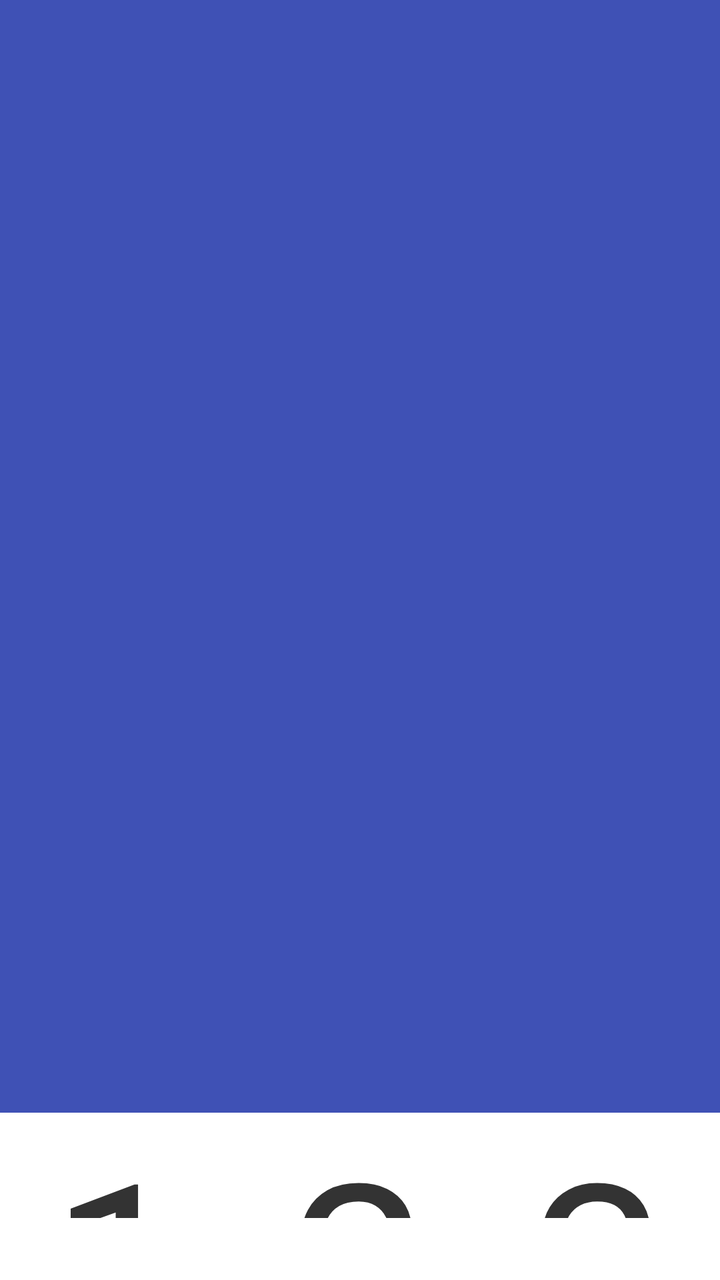
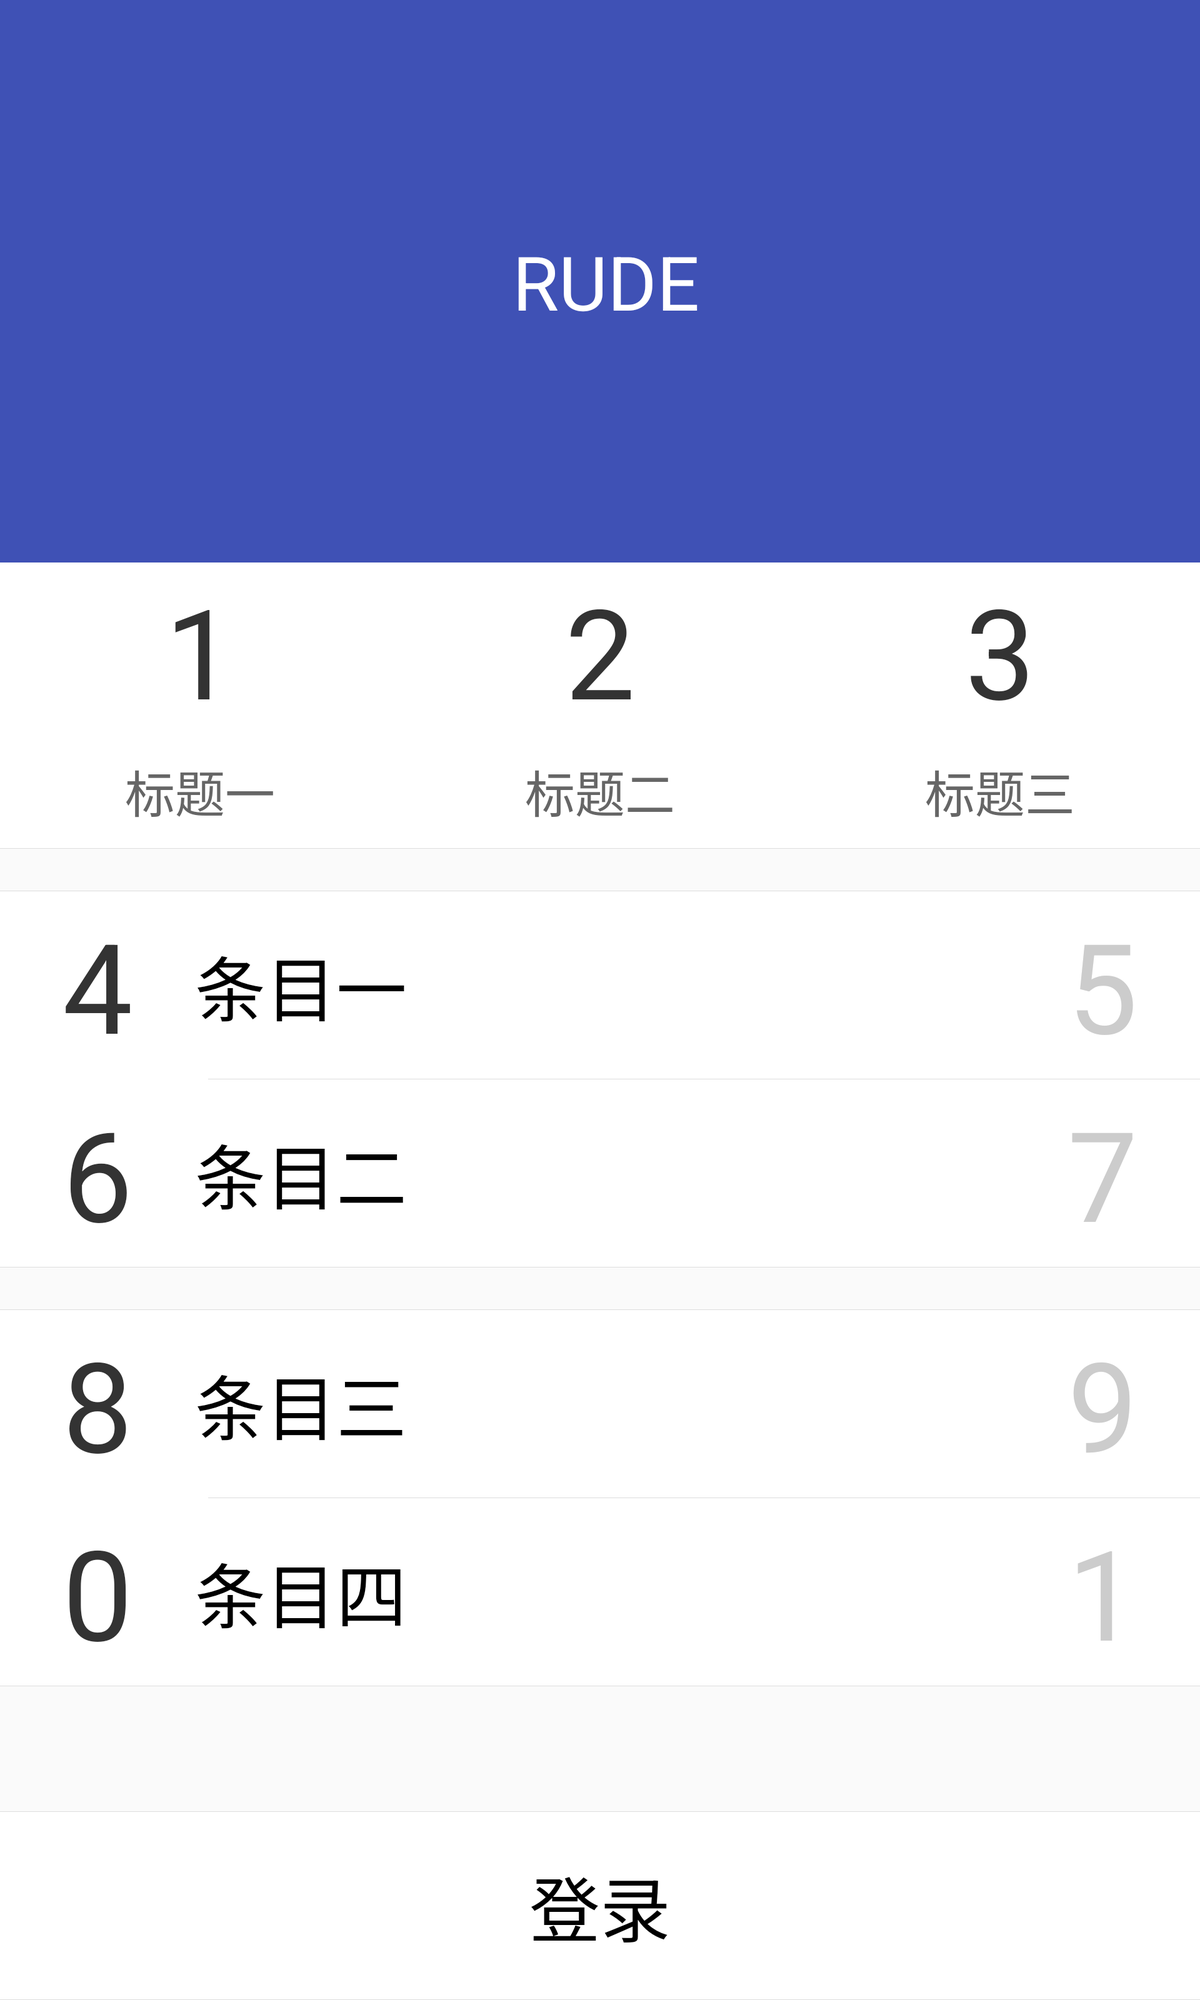

One screen, two layout resources from the same app: the default and the repository's alternative for another configuration. Each is rendered where Android would select it; the XML of both is given below.
<!-- AndroidManifest.xml: application theme MyTheme -->
<!-- res/layout/activity_adaptation.xml -->
<?xml version="1.0" encoding="utf-8"?>
<layout xmlns:android="http://schemas.android.com/apk/res/android"
    xmlns:tools="http://schemas.android.com/tools">
    <data>
    </data>
    <LinearLayout
        android:layout_width="match_parent"
        android:layout_height="match_parent"
        android:orientation="vertical"
        tools:context="com.example.lfy.basicframes.ui.activity.AdaptationActivity">


        <LinearLayout
            android:layout_width="match_parent"
            android:layout_height="270pt"
            android:background="@color/colorPrimary"
            android:gravity="center_vertical"
            android:orientation="horizontal">

            <ImageView
                android:src="@mipmap/ic_launcher_round"
                android:layout_width="126pt"
                android:layout_height="126pt"
                android:layout_marginLeft="60pt" />

            <TextView
                android:layout_width="wrap_content"
                android:layout_height="wrap_content"
                android:layout_marginLeft="60pt"
                android:text='RUDE'
                android:textColor="@android:color/white"
                android:textSize="36pt" />


        </LinearLayout>

        <LinearLayout
            android:paddingBottom="10pt"
            android:paddingTop="2pt"
            android:layout_width="match_parent"
            android:layout_height="wrap_content"
            android:background="@android:color/white"
            android:gravity="center_vertical"
            android:orientation="horizontal">

            <LinearLayout
                android:layout_width="0dp"
                android:layout_height="match_parent"
                android:layout_weight="1"
                android:gravity="center"
                android:orientation="vertical">

                <TextView
                    android:layout_width="wrap_content"
                    android:layout_height="wrap_content"
                    android:gravity="center"
                    android:text="1"
                    android:textColor="#333333"
                    android:textSize="60pt" />

                <TextView
                    android:layout_width="wrap_content"
                    android:layout_height="wrap_content"
                    android:layout_marginTop="10pt"
                    android:text="标题一"
                    android:textColor="#666666"
                    android:textSize="24pt" />

            </LinearLayout>

            <LinearLayout
                android:layout_width="0dp"
                android:layout_height="match_parent"
                android:layout_weight="1"
                android:gravity="center"
                android:orientation="vertical">

                <TextView
                    android:layout_width="wrap_content"
                    android:layout_height="wrap_content"
                    android:gravity="center"
                    android:text="2"
                    android:textColor="#333333"
                    android:textSize="60pt" />


                <TextView
                    android:layout_width="wrap_content"
                    android:layout_height="wrap_content"
                    android:layout_marginTop="10pt"
                    android:text="标题二"
                    android:textColor="#666666"
                    android:textSize="24pt" />

            </LinearLayout>

            <LinearLayout
                android:layout_width="0dp"
                android:layout_height="match_parent"
                android:layout_weight="1"
                android:gravity="center"
                android:orientation="vertical">

                <TextView
                    android:layout_width="wrap_content"
                    android:layout_height="wrap_content"
                    android:gravity="center"
                    android:text="3"
                    android:textColor="#333333"
                    android:textSize="60pt" />


                <TextView
                    android:layout_width="wrap_content"
                    android:layout_height="wrap_content"
                    android:layout_marginTop="10pt"
                    android:text="标题三"
                    android:textColor="#666666"
                    android:textSize="24pt" />

            </LinearLayout>


        </LinearLayout>

        <View
            android:layout_width="match_parent"
            android:layout_height="0.5dp"
            android:background="#DDDDDD" />

        <View
            android:layout_width="match_parent"
            android:layout_height="0.5dp"
            android:layout_marginTop="20pt"
            android:background="#DDDDDD" />

        <LinearLayout
            android:layout_width="match_parent"
            android:layout_height="90pt"
            android:background="@android:color/white"
            android:gravity="center_vertical"
            android:orientation="horizontal"
            android:paddingLeft="30pt"
            android:paddingRight="30pt">

            <TextView
                android:layout_width="wrap_content"
                android:layout_height="wrap_content"
                android:gravity="center"
                android:text="4"
                android:textColor="#333333"
                android:textSize="60pt" />

            <TextView
                android:layout_width="0dp"
                android:layout_height="wrap_content"
                android:layout_marginLeft="30pt"
                android:layout_weight="1"
                android:text="条目一"
                android:textColor="@android:color/black"
                android:textSize="34pt" />

            <TextView
                android:layout_width="wrap_content"
                android:layout_height="wrap_content"
                android:gravity="center"
                android:text="5"
                android:textColor="#cccccc"
                android:textSize="60pt" />


        </LinearLayout>

        <LinearLayout
            android:layout_width="match_parent"
            android:layout_height="0.5dp"
            android:background="@android:color/white">

            <View
                android:layout_width="match_parent"
                android:layout_height="match_parent"
                android:layout_marginLeft="100pt"
                android:background="#DDDDDD" />

        </LinearLayout>

        <LinearLayout
            android:layout_width="match_parent"
            android:layout_height="90pt"
            android:background="@android:color/white"
            android:gravity="center_vertical"
            android:orientation="horizontal"
            android:paddingLeft="30pt"
            android:paddingRight="30pt">

            <TextView
                android:layout_width="wrap_content"
                android:layout_height="wrap_content"
                android:gravity="center"
                android:text="6"
                android:textColor="#333333"
                android:textSize="60pt" />


            <TextView
                android:layout_width="0dp"
                android:layout_height="wrap_content"
                android:layout_marginLeft="30pt"
                android:layout_weight="1"
                android:text="条目二"
                android:textColor="@android:color/black"
                android:textSize="34pt" />

            <TextView
                android:layout_width="wrap_content"
                android:layout_height="wrap_content"
                android:gravity="center"
                android:text="7"
                android:textColor="#cccccc"
                android:textSize="60pt" />

        </LinearLayout>

        <View
            android:layout_width="match_parent"
            android:layout_height="0.5dp"
            android:background="#DDDDDD" />

        <View
            android:layout_width="match_parent"
            android:layout_height="0.5dp"
            android:layout_marginTop="20pt"
            android:background="#DDDDDD" />

        <LinearLayout
            android:layout_width="match_parent"
            android:layout_height="90pt"
            android:background="@android:color/white"
            android:gravity="center_vertical"
            android:orientation="horizontal"
            android:paddingLeft="30pt"
            android:paddingRight="30pt">

            <TextView
                android:layout_width="wrap_content"
                android:layout_height="wrap_content"
                android:gravity="center"
                android:text="8"
                android:textColor="#333333"
                android:textSize="60pt" />

            <TextView
                android:id="@+id/textView5"
                android:layout_width="0dp"
                android:layout_height="wrap_content"
                android:layout_marginLeft="30pt"
                android:layout_weight="1"
                android:text="条目三"
                android:textColor="@android:color/black"
                android:textSize="34pt" />

            <TextView
                android:layout_width="wrap_content"
                android:layout_height="wrap_content"
                android:gravity="center"
                android:text="9"
                android:textColor="#cccccc"
                android:textSize="60pt" />

        </LinearLayout>

        <LinearLayout
            android:layout_width="match_parent"
            android:layout_height="0.5dp"
            android:background="@android:color/white">

            <View
                android:layout_width="match_parent"
                android:layout_height="match_parent"
                android:layout_marginLeft="100pt"
                android:background="#DDDDDD" />

        </LinearLayout>

        <LinearLayout
            android:layout_width="match_parent"
            android:layout_height="90pt"
            android:background="@android:color/white"
            android:gravity="center_vertical"
            android:orientation="horizontal"
            android:paddingLeft="30pt"
            android:paddingRight="30pt">

            <TextView
                android:id="@+id/iconfontTextView"
                android:layout_width="wrap_content"
                android:layout_height="wrap_content"
                android:gravity="center"
                android:text="0"
                android:textColor="#333333"
                android:textSize="60pt" />


            <TextView
                android:layout_width="0dp"
                android:layout_height="wrap_content"
                android:layout_marginLeft="30pt"
                android:layout_weight="1"
                android:text="条目四"
                android:textColor="@android:color/black"
                android:textSize="34pt" />

            <TextView
                android:layout_width="wrap_content"
                android:layout_height="wrap_content"
                android:gravity="center"
                android:text="1"
                android:textColor="#cccccc"
                android:textSize="60pt" />

        </LinearLayout>

        <View
            android:layout_width="match_parent"
            android:layout_height="0.5dp"
            android:background="#DDDDDD" />

        <View
            android:layout_width="match_parent"
            android:layout_height="0.5dp"
            android:layout_marginTop="60pt"
            android:background="#DDDDDD" />

        <TextView
            android:layout_width="match_parent"
            android:layout_height="90pt"
            android:background="@android:color/white"
            android:gravity="center"
            android:text="登录"
            android:textColor="@android:color/black"
            android:textSize="34pt" />

        <View
            android:layout_width="match_parent"
            android:layout_height="0.5dp"
            android:background="#DDDDDD" />

    </LinearLayout>

</layout>
<!-- resources referenced by this layout -->
<resources>
  <color name="colorPrimary">#3F51B5</color>
  <style name="MyTheme" parent="Theme.AppCompat.Light.NoActionBar">
          <item name="background">@android:color/transparent</item>
          <item name="android:windowNoTitle">true</item>
          <item name="android:configChanges">keyboardHidden|orientation|screenSize</item>
          <item name="android:screenOrientation">portrait</item>//竖屏
          <item name="android:windowAnimationStyle">@style/AnimFade</item>
      </style>
  <style name="AnimFade" parent="@android:style/Animation.Activity">
          <item name="android:activityOpenEnterAnimation">@anim/slide_right_in</item>
          <item name="android:activityOpenExitAnimation">@anim/slide_left_out</item>
          <item name="android:activityCloseEnterAnimation">@anim/slide_left_in</item>
          <item name="android:activityCloseExitAnimation">@anim/slide_right_out</item>
      </style>
</resources>
<!-- res/layout-xlarge/activity_adaptation.xml (the repository's variant of the layout above) -->
<!-- drawn on a large tablet held sideways -->
<?xml version="1.0" encoding="utf-8"?>
<layout xmlns:android="http://schemas.android.com/apk/res/android"
    xmlns:tools="http://schemas.android.com/tools">
    <data>
    </data>

    <ScrollView
        android:scrollbars="none"
        android:layout_width="match_parent"
        android:layout_height="wrap_content">
    <LinearLayout
        android:layout_width="match_parent"
        android:layout_height="match_parent"
        android:orientation="vertical"
        tools:context="com.example.lfy.basicframes.ui.activity.AdaptationActivity">


        <LinearLayout
            android:layout_width="match_parent"
            android:layout_height="270pt"
            android:background="@color/colorPrimary"
            android:gravity="center_vertical"
            android:orientation="horizontal">

            <ImageView
                android:src="@mipmap/ic_launcher_round"
                android:layout_width="126pt"
                android:layout_height="126pt"
                android:layout_marginLeft="60pt" />

            <TextView
                android:layout_width="wrap_content"
                android:layout_height="wrap_content"
                android:layout_marginLeft="60pt"
                android:text='RUDE'
                android:textColor="@android:color/white"
                android:textSize="36pt" />


        </LinearLayout>

        <LinearLayout
            android:paddingBottom="10pt"
            android:paddingTop="2pt"
            android:layout_width="match_parent"
            android:layout_height="wrap_content"
            android:background="@android:color/white"
            android:gravity="center_vertical"
            android:orientation="horizontal">

            <LinearLayout
                android:layout_width="0dp"
                android:layout_height="match_parent"
                android:layout_weight="1"
                android:gravity="center"
                android:orientation="vertical">

                <TextView
                    android:layout_width="wrap_content"
                    android:layout_height="wrap_content"
                    android:gravity="center"
                    android:text="1"
                    android:textColor="#333333"
                    android:textSize="60pt" />

                <TextView
                    android:layout_width="wrap_content"
                    android:layout_height="wrap_content"
                    android:layout_marginTop="10pt"
                    android:text="标题一"
                    android:textColor="#666666"
                    android:textSize="24pt" />

            </LinearLayout>

            <LinearLayout
                android:layout_width="0dp"
                android:layout_height="match_parent"
                android:layout_weight="1"
                android:gravity="center"
                android:orientation="vertical">

                <TextView
                    android:layout_width="wrap_content"
                    android:layout_height="wrap_content"
                    android:gravity="center"
                    android:text="2"
                    android:textColor="#333333"
                    android:textSize="60pt" />


                <TextView
                    android:layout_width="wrap_content"
                    android:layout_height="wrap_content"
                    android:layout_marginTop="10pt"
                    android:text="标题二"
                    android:textColor="#666666"
                    android:textSize="24pt" />

            </LinearLayout>

            <LinearLayout
                android:layout_width="0dp"
                android:layout_height="match_parent"
                android:layout_weight="1"
                android:gravity="center"
                android:orientation="vertical">

                <TextView
                    android:layout_width="wrap_content"
                    android:layout_height="wrap_content"
                    android:gravity="center"
                    android:text="3"
                    android:textColor="#333333"
                    android:textSize="60pt" />


                <TextView
                    android:layout_width="wrap_content"
                    android:layout_height="wrap_content"
                    android:layout_marginTop="10pt"
                    android:text="标题三"
                    android:textColor="#666666"
                    android:textSize="24pt" />

            </LinearLayout>


        </LinearLayout>

        <View
            android:layout_width="match_parent"
            android:layout_height="0.5dp"
            android:background="#DDDDDD" />

        <View
            android:layout_width="match_parent"
            android:layout_height="0.5dp"
            android:layout_marginTop="20pt"
            android:background="#DDDDDD" />

        <LinearLayout
            android:layout_width="match_parent"
            android:layout_height="90pt"
            android:background="@android:color/white"
            android:gravity="center_vertical"
            android:orientation="horizontal"
            android:paddingLeft="30pt"
            android:paddingRight="30pt">

            <TextView
                android:layout_width="wrap_content"
                android:layout_height="wrap_content"
                android:gravity="center"
                android:text="4"
                android:textColor="#333333"
                android:textSize="60pt" />

            <TextView
                android:layout_width="0dp"
                android:layout_height="wrap_content"
                android:layout_marginLeft="30pt"
                android:layout_weight="1"
                android:text="条目一"
                android:textColor="@android:color/black"
                android:textSize="34pt" />

            <TextView
                android:layout_width="wrap_content"
                android:layout_height="wrap_content"
                android:gravity="center"
                android:text="5"
                android:textColor="#cccccc"
                android:textSize="60pt" />


        </LinearLayout>

        <LinearLayout
            android:layout_width="match_parent"
            android:layout_height="0.5dp"
            android:background="@android:color/white">

            <View
                android:layout_width="match_parent"
                android:layout_height="match_parent"
                android:layout_marginLeft="100pt"
                android:background="#DDDDDD" />

        </LinearLayout>

        <LinearLayout
            android:layout_width="match_parent"
            android:layout_height="90pt"
            android:background="@android:color/white"
            android:gravity="center_vertical"
            android:orientation="horizontal"
            android:paddingLeft="30pt"
            android:paddingRight="30pt">

            <TextView
                android:layout_width="wrap_content"
                android:layout_height="wrap_content"
                android:gravity="center"
                android:text="6"
                android:textColor="#333333"
                android:textSize="60pt" />


            <TextView
                android:layout_width="0dp"
                android:layout_height="wrap_content"
                android:layout_marginLeft="30pt"
                android:layout_weight="1"
                android:text="条目二"
                android:textColor="@android:color/black"
                android:textSize="34pt" />

            <TextView
                android:layout_width="wrap_content"
                android:layout_height="wrap_content"
                android:gravity="center"
                android:text="7"
                android:textColor="#cccccc"
                android:textSize="60pt" />

        </LinearLayout>

        <View
            android:layout_width="match_parent"
            android:layout_height="0.5dp"
            android:background="#DDDDDD" />

        <View
            android:layout_width="match_parent"
            android:layout_height="0.5dp"
            android:layout_marginTop="20pt"
            android:background="#DDDDDD" />

        <LinearLayout
            android:layout_width="match_parent"
            android:layout_height="90pt"
            android:background="@android:color/white"
            android:gravity="center_vertical"
            android:orientation="horizontal"
            android:paddingLeft="30pt"
            android:paddingRight="30pt">

            <TextView
                android:layout_width="wrap_content"
                android:layout_height="wrap_content"
                android:gravity="center"
                android:text="8"
                android:textColor="#333333"
                android:textSize="60pt" />

            <TextView
                android:id="@+id/textView5"
                android:layout_width="0dp"
                android:layout_height="wrap_content"
                android:layout_marginLeft="30pt"
                android:layout_weight="1"
                android:text="条目三"
                android:textColor="@android:color/black"
                android:textSize="34pt" />

            <TextView
                android:layout_width="wrap_content"
                android:layout_height="wrap_content"
                android:gravity="center"
                android:text="9"
                android:textColor="#cccccc"
                android:textSize="60pt" />

        </LinearLayout>

        <LinearLayout
            android:layout_width="match_parent"
            android:layout_height="0.5dp"
            android:background="@android:color/white">

            <View
                android:layout_width="match_parent"
                android:layout_height="match_parent"
                android:layout_marginLeft="100pt"
                android:background="#DDDDDD" />

        </LinearLayout>

        <LinearLayout
            android:layout_width="match_parent"
            android:layout_height="90pt"
            android:background="@android:color/white"
            android:gravity="center_vertical"
            android:orientation="horizontal"
            android:paddingLeft="30pt"
            android:paddingRight="30pt">

            <TextView
                android:id="@+id/iconfontTextView"
                android:layout_width="wrap_content"
                android:layout_height="wrap_content"
                android:gravity="center"
                android:text="0"
                android:textColor="#333333"
                android:textSize="60pt" />


            <TextView
                android:layout_width="0dp"
                android:layout_height="wrap_content"
                android:layout_marginLeft="30pt"
                android:layout_weight="1"
                android:text="条目四"
                android:textColor="@android:color/black"
                android:textSize="34pt" />

            <TextView
                android:layout_width="wrap_content"
                android:layout_height="wrap_content"
                android:gravity="center"
                android:text="1"
                android:textColor="#cccccc"
                android:textSize="60pt" />

        </LinearLayout>

        <View
            android:layout_width="match_parent"
            android:layout_height="0.5dp"
            android:background="#DDDDDD" />

        <View
            android:layout_width="match_parent"
            android:layout_height="0.5dp"
            android:layout_marginTop="60pt"
            android:background="#DDDDDD" />

        <TextView
            android:layout_width="match_parent"
            android:layout_height="90pt"
            android:background="@android:color/white"
            android:gravity="center"
            android:text="登录"
            android:textColor="@android:color/black"
            android:textSize="34pt" />

        <View
            android:layout_width="match_parent"
            android:layout_height="0.5dp"
            android:background="#DDDDDD" />



        <TextView
            android:visibility="gone"
            android:layout_marginTop="12pt"
            android:layout_gravity="center_horizontal"
            android:text="新增文字3"
            android:textSize="30pt"
            android:layout_width="wrap_content"
            android:layout_height="wrap_content" />

        <ImageView
            android:id="@+id/iv_back"
            android:visibility="gone"
            android:layout_marginTop="24pt"
            android:layout_gravity="center_horizontal"
            android:scaleType="centerCrop"
            android:src="@mipmap/dayu"
            android:layout_width="wrap_content"
            android:layout_height="wrap_content" />

    </LinearLayout>
    </ScrollView>

</layout>
<!-- resources referenced by the variant -->
<!-- as a large tablet held sideways resolves them -->
<resources>
  <color name="colorPrimary">#3F51B5</color>
  <!-- mipmap dayu: png bitmap (mipmap-xhdpi, 190730 bytes) -->
  <style name="MyTheme" parent="Theme.AppCompat.Light.NoActionBar">
          <item name="background">@android:color/transparent</item>
          <item name="android:windowNoTitle">true</item>
          <item name="android:configChanges">keyboardHidden|orientation|screenSize</item>
          <item name="android:screenOrientation">portrait</item>//竖屏
          <item name="android:windowAnimationStyle">@style/AnimFade</item>
      </style>
  <style name="AnimFade" parent="@android:style/Animation.Activity">
          <item name="android:activityOpenEnterAnimation">@anim/slide_right_in</item>
          <item name="android:activityOpenExitAnimation">@anim/slide_left_out</item>
          <item name="android:activityCloseEnterAnimation">@anim/slide_left_in</item>
          <item name="android:activityCloseExitAnimation">@anim/slide_right_out</item>
      </style>
</resources>
